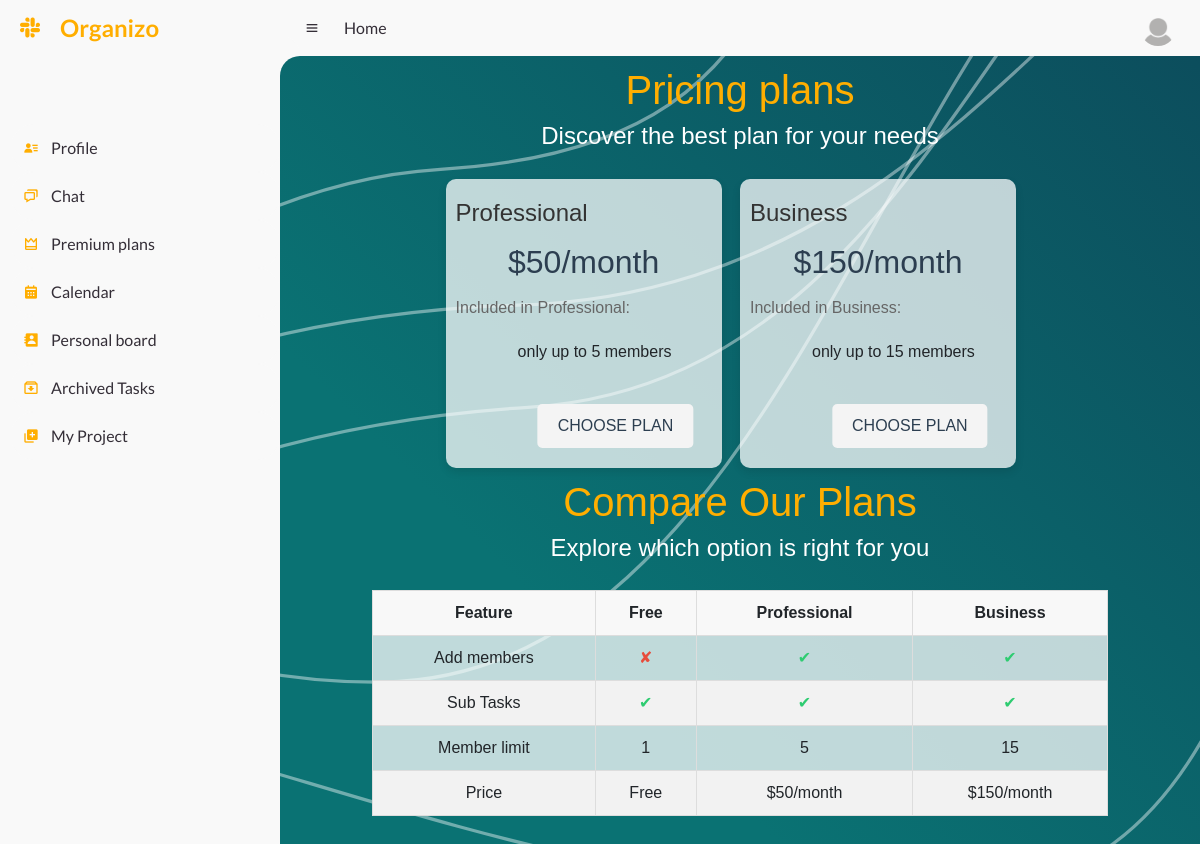
Page /subscription.php (signed in) on the committed database.
### tables this page shows
CREATE TABLE `user` (
  `user_id` int(11) NOT NULL,
  `first_name` varchar(250) NOT NULL,
  `last_name` varchar(250) NOT NULL,
  `password` varchar(250) NOT NULL,
  `email` varchar(250) NOT NULL,
  `phone_number` varchar(11) NOT NULL,
  `plan_id` int(11) NOT NULL,
  `role_id` int(11) NOT NULL,
  `image` longtext NOT NULL,
  `last_seen` datetime NOT NULL DEFAULT current_timestamp(),
  `join_date` date NOT NULL DEFAULT current_timestamp()
);

CREATE TABLE `plan` (
  `plan_id` int(11) NOT NULL,
  `plan_type` varchar(250) NOT NULL,
  `price` float NOT NULL,
  `limit` int(11) NOT NULL
);

### subscription.php (the view, shortened to what this page needs)
<?php
include("nav.php");
$user_id=$_SESSION['user_id'];
$select_user = "SELECT * FROM `user`
                JOIN `plan` ON `user`.`plan_id` = `plan`.`plan_id`
                WHERE `user`.`user_id`= '$user_id'";
$run_user = mysqli_query($connect,$select_user);
$fetch_plan = mysqli_fetch_assoc($run_user);
$plan_id=$fetch_plan['plan_id'];
$select_plan = "SELECT * FROM `plan` WHERE `plan_id` > $plan_id ";
$run_plan=mysqli_query($connect,$select_plan);
$allPlans = "SELECT * FROM `plan`";
$resAllPlans = mysqli_query($connect, $allPlans);
?>
<!DOCTYPE html>
<html lang="en">
<head>
    <link rel="stylesheet" href="css/subscription.css">
</head>
<body>
    <div class="header">
        <h1>Pricing plans</h1>
        <?php if($plan_id == 1) {?>
        <h4>Discover the best plan for your needs</h4>
        <?php } else if($plan_id == 2) {?>
        <h4>You may consider upgrading to the Business Plan</h4>
        <?php } else if($plan_id == 3) {?>
        <h4>You're currently enjoying the highest tier!</h4>
        <?php } ?>
    </div>
    <div class="pricing-container">
        <?php foreach($run_plan as $plan){ ?>
        <div class="pricing-card">
        <form method="POST">
            <h2 class="card-title"><?php echo $plan['plan_type']?></h2>
            <p class="price">$<?php echo $plan['price']?>/month</p>
            <p class="description">Included in <?php echo $plan['plan_type']?>:</p>
            <ul class="list">
                <li>only up to <?php echo $plan['limit']?> members</li>
                <br>
            </ul>
                <a class="btn" href="./payment.php?plan=<?php echo $plan['plan_id']?>">Choose Plan</a>
        </form>
        </div>
        <?php } ?>
    </div class="sectiom-two">
    <div class="header">
        <h1>Compare Our Plans</h1>
        <h4>Explore which option is right for you</h4>
    </div>
    <table class="pricing-table">
        <thead>
            <tr>
                <th>Feature</th>
                <?php foreach ($resAllPlans as $plan) {?>
                <th><?php echo $plan['plan_type']; ?></th>
                <?php } ?>
            </tr>
        </thead>
        <tbody>
            <tr>
                <td>Add members</td>
                <td class="false">✘</td>
                <td class="true">✔</td>
                <td class="true">✔</td>
            </tr>
            <tr>
                <td>Sub Tasks</td>
                <td class="true">✔</td>
                <td class="true">✔</td>
                <td class="true">✔</td>
            </tr>
            <tr>
                <td>Member limit</td>
                <?php foreach ($resAllPlans as $plan) {?>
                <td><?php echo $plan['limit']; ?></td>
                <?php } ?>
            </tr>
            <tr>
                <td>Price</td>
                <?php foreach ($resAllPlans as $plan) {?>
                    <td><?php echo (!empty($plan['price'])) ? "$".$plan['price']."/month" : "Free"; ?></td>
                <?php } ?>
            </tr>
        </tbody>
    </table>
</body>
</html>

### nav.php (shortened to what this page needs)
<?php
include("connection.php");
if(isset($_SESSION['user_id']))
{
  $user_id=$_SESSION['user_id'];
  $select_pro = "SELECT * FROM `user`
                LEFT JOIN `project` ON `project`.`user_id` = `user`.`user_id`
				WHERE `user`.`user_id` = $user_id";
  $run_sel_pro=mysqli_query($connect,$select_pro);
  $countProj = mysqli_num_rows($run_sel_pro);
  $select_pro .= " LIMIT 5";
  $run_sel_pro=mysqli_query($connect,$select_pro);
  if ($run_sel_pro)
  {
    $fetch_projects = mysqli_fetch_all($run_sel_pro, MYSQLI_ASSOC);
    $fetch = $fetch_projects[0];
  }
}
?>
<!DOCTYPE html>
<html lang="en">
<head>
	<link href='https://unpkg.com/boxicons@2.0.9/css/boxicons.min.css' rel='stylesheet'>
	<link rel="stylesheet" href="https://cdnjs.cloudflare.com/ajax/libs/font-awesome/6.6.0/css/all.min.css"
 />
    <link rel="stylesheet" href="css/bootstrap.min.css">
	<link rel="stylesheet" href="css/nav.css">
</head>
<body>
	<section id="sidebar">
		<a href="index.php" class="brand">
			<i class='bx bxl-slack'></i>
			<span class="text">Organizo</span>
		</a>
		<ul class="side-menu top">
			<li>
				<a href="userprof.php">
					<i class='bx bxs-user-detail'></i>
					<span class="text">Profile</span>
				</a>
			</li>
			<li>
				<a href="home.php">
					<i class='bx bx-chat'></i>
					<span class="text">Chat</span>
				</a>
			</li>
			<li>
				<a href="subscription.php">
					<i class='bx bx-crown'></i>
					<span class="text">Premium plans</span>
				</a>
			</li>
			<li>
				<a href="calendar.php">
				<i class='bx bxs-calendar' ></i>
					<span class="text">Calendar</span>
				</a>
			</li>
			<li>
				<a href="my_tasks.php">
					<i class='bx bxs-contact'></i>
					<span class="text">Personal board</span>
				</a>
			</li>
			<li>
				<a href="archive_taskss.php">
					<i class='bx bx-archive-in' ></i>
					<span class="text">Archived Tasks</span>
				</a>
			</li>
			<li style="display:flex;    position: relative;">
				<a href="projects.php">
					<i class='bx bxs-add-to-queue'></i>
					<span class="text">My Project<?php if($countProj > 1) echo "s" ?>
					</span>
				</a>
			</li>
		</ul>
	</section>
	<section id="content">
		<nav>
			<i class='bx bx-menu' ></i>
			<a href="index.php" class="nav-link">Home</a>
			<a href="userprof.php" class="profile">
				<img src="./img/profile/<?php echo $fetch['image'] ?>">
			</a>
		</nav>
</body>
</html>

### css/nav.css (style rules this page uses)
* { margin: 0; padding: 0; box-sizing: border-box; }
a { text-decoration: none !important; }
li { list-style: none; }
:root { --poppins: 'Poppins', sans-serif; --lato: 'Lato', sans-serif; --light: #F9F9F9; --blue: #6db1a6; --light-blue: #CFE8FF; --grey: #eee; --dark-grey: #AAAAAA; --dark: #342E37; --red: #DB504A; --yellow: #FFCE26; --light-yellow: #FFF2C6; --orange: #FD7238; --light-orange: #FFE0D3; }
html { overflow-x: hidden; }
body { background: var(--grey); overflow-x: hidden; }
#sidebar { position: fixed; top: 0; left: 0; width: 280px; height: 100%; background: var(--light); z-index: 2000; font-family: var(--lato); transition: .3s ease; overflow-x: hidden; scrollbar-width: none; }
#sidebar .brand { font-size: 24px; font-weight: 700; height: 56px; display: flex; align-items: center; color: hsl(41, 100%, 50%); position: sticky; top: 0; left: 0; background: var(--light); z-index: 500; padding-bottom: 20px; box-sizing: content-box; }
#sidebar .brand .bx { min-width: 60px; display: flex; justify-content: center; }
#sidebar .side-menu { width: 100%; margin-top: 48px; }
#sidebar .side-menu li { height: 48px; background: transparent; margin-left: -24px; border-radius: 48px 0 0 48px; }
#sidebar .side-menu li a { width: 100%; height: 100%; background: var(--light); display: flex; align-items: center; border-radius: 48px; font-size: 16px; color: var(--dark); white-space: nowrap; overflow-x: hidden; }
#sidebar .side-menu li a .bx { min-width: calc(60px - ((4px + 6px) * 2)); display: flex; justify-content: center; }
#content { position: relative; width: calc(100% - 280px); left: 280px; transition: .3s ease; }
#content nav { height: 56px; background: var(--light); padding: 0 24px; display: flex; align-items: center; grid-gap: 24px; font-family: var(--lato); position: sticky; top: 0; left: 0; z-index: 1000; }
#content nav::before { content: ''; position: absolute; width: 40px; height: 40px; bottom: -40px; left: 0; border-radius: 50%; box-shadow: -20px -20px 0 var(--light); }
#content nav a { color: var(--dark); }
#content nav .bx.bx-menu { cursor: pointer; color: var(--dark); }
#content nav .nav-link { font-size: 16px; transition: .3s ease; }
#content nav .profile img { width: 36px; height: 36px; object-fit: cover; border-radius: 50%; }
i { color: rgb(255, 174, 0); }

### css/subscription.css (style rules this page uses)
* { margin: 0; padding: 0; box-sizing: border-box; }
body { font-family: Arial, sans-serif; background-color: #f4f4f4; justify-content: space-around; align-items: center; height: 100vh; margin: 0; padding: 0; width: 100%; background-repeat: no-repeat; background-size: cover; }
#sidebar .side-menu li { height: 48px; background: transparent; margin-left: -21px; border-radius: 48px 0 0 48px; }
.header { text-align: center; padding-bottom: 20px; padding-top: 10px; }
.pricing-container { width: 100%; transform: translateX(0%); margin-left: 0 !important; display: flex !important; justify-content: center !important; align-items: center !important; }
h1 { color: #ffae00; }
h4 { color: white; }
.pricing-card { background-color: #ffffffbd; border-radius: 10px; box-shadow: 0 4px 8px rgba(0, 0, 0, 0.1); width: auto; padding: 20px 10px; margin-right: 2%; transition: transform 0.3s ease, box-shadow 0.3s ease; }
.pricing-card .price { text-align: center; }
.pricing-container .list { transform: translateX(30px); }
.card-title { font-size: 24px; margin: 0; color: #333; }
.price { font-size: 32px; color: #2c3e50; margin: 10px 0; }
.description { color: #666; font-size: 16px; margin-bottom: 20px; }
.btn { background-color: #f4f4f4; color: #2c3e50; border: none; border-radius: 5px; padding: 10px 20px; font-size: 16px; cursor: pointer; text-transform: uppercase; transition: background-color 0.3s ease; transform: translateX(33%); margin-left: 12%; }
.pricing-table { width: 80%; border-collapse: collapse; margin: 0 auto; background-color: #ffffffbd; border: 1px solid #ddd; margin-bottom: 4%; }
.pricing-table th, .pricing-table td { padding: 10px; text-align: center; border: 1px solid #ddd; }
.pricing-table th { background-color: #f8f8f8; font-weight: bold; }
.pricing-table tr:nth-child(even) { background-color: #f2f2f2; }
.pricing-table td.false { color: #e74c3c; }
.pricing-table td.true { color: #2ecc71; }

### subscription.php (style rules this page uses)
.pricing-container { width: 100%; transform: translateX(0%); margin-left: 5%; }
.pricing-card { width: 30%; }

### rows in the picture
user: image (placeholder picture)
plan: plan_type "Professional", price "50", limit "5"
plan: plan_type "Business", price "150", limit "15"
plan: plan_type "Free", limit "1", price "Free"
